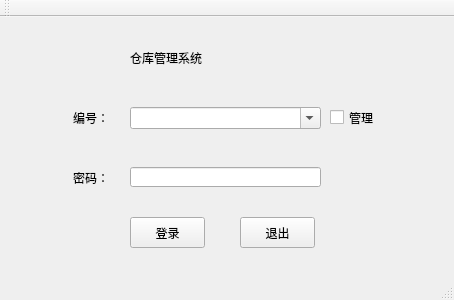
<?xml version="1.0" encoding="UTF-8"?>
<ui version="4.0">
 <class>login</class>
 <widget class="QMainWindow" name="login">
  <property name="geometry">
   <rect>
    <x>0</x>
    <y>0</y>
    <width>454</width>
    <height>300</height>
   </rect>
  </property>
  <property name="windowTitle">
   <string>login</string>
  </property>
  <widget class="QWidget" name="centralWidget">
   <widget class="QLabel" name="label_2">
    <property name="geometry">
     <rect>
      <x>73</x>
      <y>90</y>
      <width>41</width>
      <height>21</height>
     </rect>
    </property>
    <property name="text">
     <string>编号：</string>
    </property>
   </widget>
   <widget class="QLineEdit" name="passwd">
    <property name="geometry">
     <rect>
      <x>130</x>
      <y>150</y>
      <width>191</width>
      <height>20</height>
     </rect>
    </property>
    <property name="echoMode">
     <enum>QLineEdit::Password</enum>
    </property>
   </widget>
   <widget class="QPushButton" name="start">
    <property name="geometry">
     <rect>
      <x>130</x>
      <y>200</y>
      <width>75</width>
      <height>31</height>
     </rect>
    </property>
    <property name="text">
     <string>登录</string>
    </property>
   </widget>
   <widget class="QCheckBox" name="su">
    <property name="geometry">
     <rect>
      <x>330</x>
      <y>90</y>
      <width>51</width>
      <height>21</height>
     </rect>
    </property>
    <property name="text">
     <string>管理</string>
    </property>
    <property name="tristate">
     <bool>false</bool>
    </property>
   </widget>
   <widget class="QPushButton" name="exit">
    <property name="geometry">
     <rect>
      <x>240</x>
      <y>200</y>
      <width>75</width>
      <height>31</height>
     </rect>
    </property>
    <property name="text">
     <string>退出</string>
    </property>
   </widget>
   <widget class="QComboBox" name="code">
    <property name="geometry">
     <rect>
      <x>130</x>
      <y>90</y>
      <width>191</width>
      <height>22</height>
     </rect>
    </property>
    <property name="styleSheet">
     <string notr="true">font: 12pt &quot;微软雅黑&quot;;</string>
    </property>
    <property name="editable">
     <bool>true</bool>
    </property>
    <item>
     <property name="text">
      <string/>
     </property>
    </item>
    <item>
     <property name="text">
      <string>U001</string>
     </property>
    </item>
    <item>
     <property name="text">
      <string>U011</string>
     </property>
    </item>
    <item>
     <property name="text">
      <string>U111</string>
     </property>
    </item>
    <item>
     <property name="text">
      <string>U002</string>
     </property>
    </item>
    <item>
     <property name="text">
      <string>U003</string>
     </property>
    </item>
   </widget>
   <widget class="QLabel" name="label">
    <property name="geometry">
     <rect>
      <x>130</x>
      <y>10</y>
      <width>181</width>
      <height>61</height>
     </rect>
    </property>
    <property name="styleSheet">
     <string notr="true">font: 22pt &quot;微软雅黑&quot;;</string>
    </property>
    <property name="text">
     <string>仓库管理系统</string>
    </property>
   </widget>
   <widget class="QLabel" name="label_3">
    <property name="geometry">
     <rect>
      <x>73</x>
      <y>150</y>
      <width>41</width>
      <height>21</height>
     </rect>
    </property>
    <property name="text">
     <string>密码：</string>
    </property>
   </widget>
  </widget>
  <widget class="QMenuBar" name="menuBar">
   <property name="geometry">
    <rect>
     <x>0</x>
     <y>0</y>
     <width>454</width>
     <height>23</height>
    </rect>
   </property>
  </widget>
  <widget class="QToolBar" name="mainToolBar">
   <attribute name="toolBarArea">
    <enum>TopToolBarArea</enum>
   </attribute>
   <attribute name="toolBarBreak">
    <bool>false</bool>
   </attribute>
  </widget>
  <widget class="QStatusBar" name="statusBar"/>
 </widget>
 <layoutdefault spacing="6" margin="11"/>
 <resources/>
 <connections/>
</ui>
